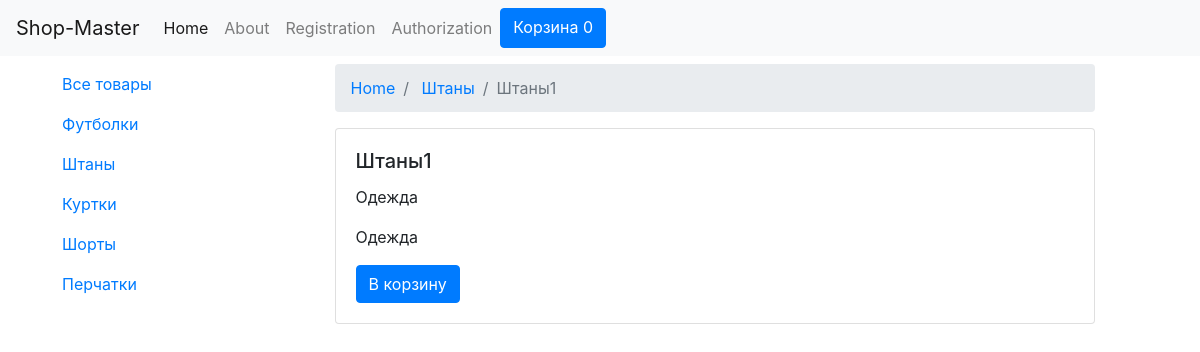
Page /products.php?id=27 on the committed database.
### tables this page shows
CREATE TABLE `categories` (
  `id` int(11) NOT NULL,
  `title` varchar(30) NOT NULL
);

CREATE TABLE `products` (
  `id` int(11) NOT NULL,
  `title` varchar(255) NOT NULL,
  `descrip` text NOT NULL,
  `content` text NOT NULL,
  `category_id` int(11) NOT NULL,
  `image` varchar(255) NOT NULL,
  `cost` varchar(10) NOT NULL
);

### products.php (the view)
<?php
include "config/database.php";
include "parts/header.php";
?>
<?php
	$sql = "SELECT * FROM products WHERE id=" . $_GET["id"];
	$result = mysqli_query($connect, $sql);
	$row = mysqli_fetch_assoc($result);
	$categoryResult = mysqli_query($connect, "SELECT * FROM categories WHERE id=" . $row["category_id"] . "");
	$category = mysqli_fetch_assoc($categoryResult);
?>
<nav aria-label="breadcrumb">
  <ol class="breadcrumb">
    <li class="breadcrumb-item"><a href="#">Home</a></li>
    <li class="breadcrumb-item"> <a href="cat.php?id=<?php echo $category["id"] ?>"><?php echo $category["title"]?></a></li>
    <li class="breadcrumb-item active" aria-current="page"><?php echo $row["title"]?></li>
  </ol>
</nav>
		<div class="row">
		<div class="col-12">
		<div class="card">
			<div class="card-body">
	    	<h5 class="card-title">
	    	<?php echo $row["title"]; ?>
	    	</h5>
	    	<p class="card-text"><?php echo $row["descrip"]; ?></p>
	    	<p class="card-text"><?php echo $row["content"]; ?></p>
	    	<a href="#" class="btn btn-primary">В корзину</a>
			</div>
		</div>
		</div>
		</div>
<?php
include "parts/footer.php";
?>

### parts/nav.php
<div class="nav flex-column nav-pills" id="v-pills-tab" role="tablist" aria-orientation="vertical">
	<a class="nav-link <?php if(!isset($_GET["id"])){ ?> active <?php } ?>" href="/">Все товары</a>
<?php
$sql = "SELECT * FROM categories";
$result = mysqli_query($connect, $sql);
while ($row = mysqli_fetch_assoc($result)) {
	if(isset($_GET["id"]) && $_GET['id'] == $row["id"]){
		echo "<a class='nav-link active' href='/cat.php?id=" . $row["id"] . "'>" . $row["title"] . "</a>";
	}else{
	echo "<a class='nav-link' href='/cat.php?id=" . $row["id"] . "'>" . $row["title"] . "</a>";
}
}
?>
</div>

### rows in the picture
categories: title "Футболки"
categories: title "Штаны"
categories: title "Куртки"
categories: title "Шорты"
categories: title "Перчатки"
products: title "Штаны1", descrip "Одежда", content "Одежда"
